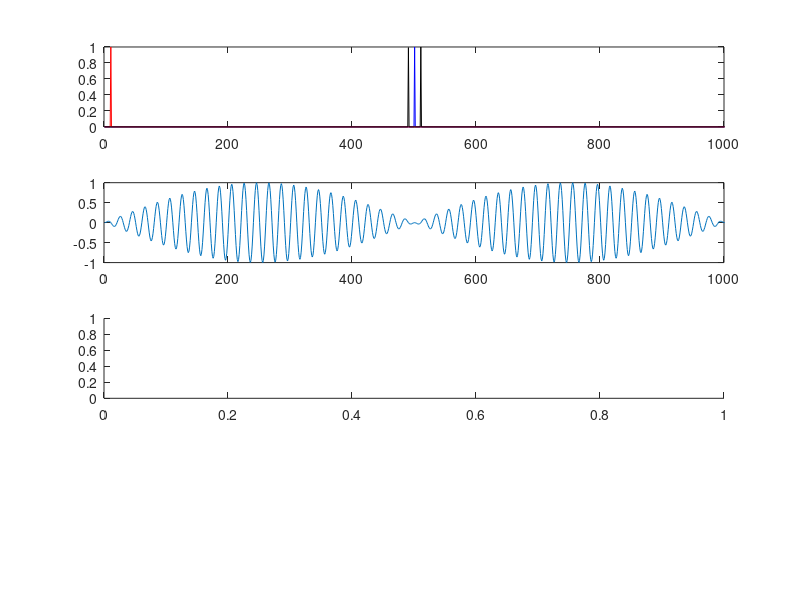

The MATLAB script that drew this image: (Note: this script raises an error after producing the figure.)
figure
subplot(4,1,1);
t=0:0.001:10;
freq1=50;
y=(sin (2*freq1*pi*t));
f=real(fft(y));
f=f.^2;
f=f/max(f);
plot(f,'b'); hold on;

freq2=1;
y2=(sin (2*freq2*pi*t));
f2=real(fft(y2));
f2=f2.^2;
f2=f2/max(f2);
plot(f2,'r')
set(gca,'XLim',[0 2000])


y3=y2.*y;
f3=real(fft(y3));
f3=f3.^2;
f3=f3/max(f3);
plot(f3,'k')
set(gca,'XLim',[0 1000])
subplot(4,1,2);
plot(y3);set(gca,'XLim',[0 1000])

subplot(4,1,3)
h=10
l=100
temp=hilbert2(y3,1000,h,l);
plot(abs(temp))
%hold on;
%temp2=hilbert(y,1000,10,50,1);
%plot(abs(temp2),'b')
set(gca,'XLim',[0 1000])

subplot(4,1,4)
plot((real(fft(temp)).^2))
title([h l])
set(gca,'XLim',[0 1000])

%% step function modulation
clear
figure(2)
subplot(4,1,1);
t=0:0.001:10;
freq1=20;
y=(sin (2*freq1*pi*t));
f=real(fft(y));
f=f.^2;
f=f/max(f);
%plot(f,'b'); hold on;
hold on
% freq2=1;
% y2=(sin (2*freq2*pi*t));
% f2=real(fft(y2));
% f2=f2.^2;
% f2=f2/max(f2);
% plot(f2,'r')
% set(gca,'XLim',[0 2000])

y2=zeros (size(y));
y2(20:30)=1;
y2(200:230)=1;
y2(500:560)=1;
y2(800:900)=0.5;
plot(y2,'k')
set(gca,'XLim',[0 1000])

y3=y.*y2;
%f3=real(fft(y3));
%f3=f3.^2;
%f3=f3/max(f3);


subplot(4,1,2);
plot(y3);set(gca,'XLim',[0 1000])
hold on

subplot(4,1,3)
h=25
l=10
temp=hilbert2(y3,1000,h,l);
figure(2)
plot(abs(temp))
%hold on;
%temp2=hilbert(y,1000,10,50,1);
%plot(abs(temp2),'b')
set(gca,'XLim',[0 1000])
hold on

subplot(4,1,4)
plot(real(temp))
hold on
set(gca,'XLim',[0 1000])

%% slow sine modulation

figure
subplot(4,1,1);
t=0:0.001:10;
freq1=2;
y1=(sin (2*freq1*pi*t));
freq2=2;
y2=(sin (2*freq2*pi*t));
y=y1+y1;
plot(y)

subplot(4,1,2)
f=real(fft(y,1000));
f=f.^2;
f=f/max(f);
plot(1:1:1000,f,'b'); hold on;

